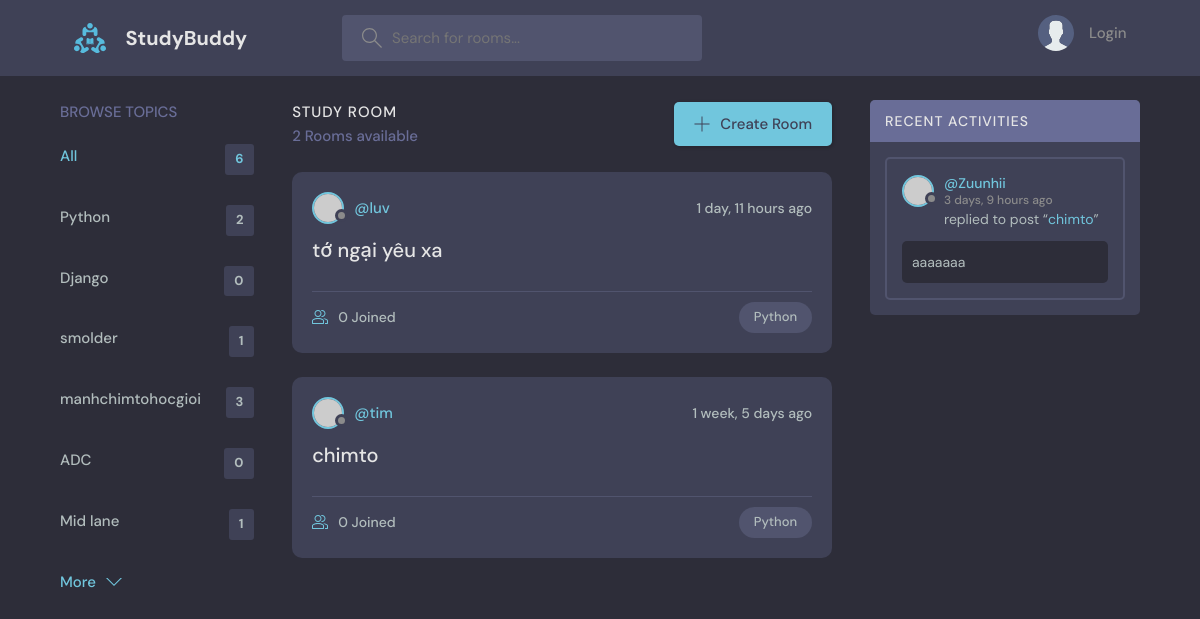
Page /?q=Python on the committed database.
### base/models.py (models this page shows, shortened)
class Topic(models.Model):
    name =models.CharField(max_length=200)

class Room(models.Model):
    host = models.ForeignKey(User, on_delete=models.SET_NULL,null=True)
    topic = models.ForeignKey(Topic, on_delete=models.SET_NULL,null=True)
    name = models.CharField(max_length=200)
    description = models.TextField(null=True,blank = True)
    participants = models.ManyToManyField(User, related_name='paticipants',blank=True)
    updated = models.DateTimeField(auto_now=True)
    created = models.DateTimeField(auto_now_add=True)
    class Meta:
        ordering = ['-updated','-created']
    def __str__(self):
        return self.name

class Message(models.Model):
    user = models.ForeignKey(User, on_delete=models.CASCADE)
    room = models.ForeignKey(Room, on_delete=models.CASCADE)
    body = models.TextField()
    updated = models.DateTimeField(auto_now=True)
    created = models.DateTimeField(auto_now_add=True)
    class Meta:
        ordering = ['-updated','-created']

### base/views.py (the view)
# urls.py: path('',views.home,name="home"),
def home(request):
    q = request.GET.get('q') if request.GET.get('q') != None else ''
    rooms = Room.objects.filter(Q(topic__name__icontains=q) |
                                Q(name__icontains=q) |
                                Q(description__icontains=q))
    topics = Topic.objects.all()
    room_count = rooms.count()
    room_messages = Message.objects.filter(Q(room__topic__name__icontains=q))
    context ={'rooms':rooms, 'room_count':room_count, 'room_messages' :  room_messages, 'topics': topics }
    return render(request,'base/Home.html',context)

### base/templates/base/home.html (shortened to what this page needs)
{% extends 'main.html' %}
{% block content %}
    <main class="layout layout--3">
      <div class="container">
         {% include 'base/topics_component.html' %}
        <div class="roomList">
          <div class="roomList__header">
            <div>
              <h2>Study Room</h2>
              <p>{{room_count}} Rooms available</p>
            </div>
            <a class="btn btn--main" href="{% url 'create-room' %}">
              <svg version="1.1" xmlns="http://www.w3.org/2000/svg" width="32" height="32" viewBox="0 0 32 32">
                <title>add</title>
                <path
                  d="M16.943 0.943h-1.885v14.115h-14.115v1.885h14.115v14.115h1.885v-14.115h14.115v-1.885h-14.115v-14.115z"
                ></path>
              </svg>
              Create Room
            </a>
          </div>
          {% include 'base/feed_component.html' %}
        </div>
        {% include 'base/activity_component.html' %}
      </div>
    </main>
{% endblock %}

### base/templates/base/topics_component.html
<div class="topics">
          <div class="topics__header">
            <h2>Browse Topics</h2>
          </div>
          <ul class="topics__list">
            <li>
              <a href="{% url 'home' %}" class="active">All <span>{{topics.count}}</span></a>
            </li>
              {%for topic in topics %}
            <li>
              <a href="{% url 'home' %}?q={{topic.name}}">{{topic.name}}<span>{{topic.room_set.all.count}}</span></a>
            </li>
              {% endfor %}
          </ul>
          <a class="btn btn--link" href="topics.html">
            More
            <svg version="1.1" xmlns="http://www.w3.org/2000/svg" width="32" height="32" viewBox="0 0 32 32">
              <title>chevron-down</title>
              <path d="M16 21l-13-13h-3l16 16 16-16h-3l-13 13z"></path>
            </svg>
          </a>
        </div>

### base/templates/base/feed_component.html (shortened to what this page needs)
{% for room in rooms %}
<div class="roomListRoom">
            <div class="roomListRoom__header">
              <a href="{% url 'user-profile' room.host.id %}" class="roomListRoom__author">
                <div class="avatar avatar--small">
                  <img src="https://randomuser.me/api/portraits/women/11.jpg" />
                </div>
                <span>@{{room.host.username}}</span>
              </a>
              <div class="roomListRoom__actions">
                <span>{{room.created|timesince}} ago</span>
              </div>
            </div>
            <div class="roomListRoom__content">
              <a href="{% url 'room' room.id %}">{{room.name}}</a>
            </div>
            <div class="roomListRoom__meta">
              <a href="{% url 'room' room.id %}" class="roomListRoom__joined">
                {{room.participants.all.count}} Joined
              </a>
              <p class="roomListRoom__topic">{{room.topic.name}}</p>
            </div>
          </div>
{% endfor %}

### base/templates/base/activity_component.html (shortened to what this page needs)
<div class="activities">
          <div class="activities__header">
            <h2>Recent Activities</h2>
          </div>
    {% for message in room_messages %}
          <div class="activities__box">
            <div class="activities__boxHeader roomListRoom__header">
              <a href="{% url 'user-profile' message.user.id %}" class="roomListRoom__author">
                <div class="avatar avatar--small">
                  <img src="https://randomuser.me/api/portraits/women/11.jpg" />
                </div>
                <p>
                  @{{message.user}}
                  <span>{{message.created|timesince}} ago</span>
                </p>
              </a>
            </div>
            <div class="activities__boxContent">
              <p>replied to post “<a href="{% url 'room' message.room.id %}">{{message.room}}</a>”</p>
              <div class="activities__boxRoomContent">
                {{message.body}}
              </div>
            </div>
          </div>
    {% endfor %}
        </div>

### rows in the picture
Topic: name "Python", room_set.all.count "2"
Topic: name "Django", room_set.all.count "0"
Topic: name "smolder", room_set.all.count "1"
Topic: name "manhchimtohocgioi", room_set.all.count "3"
Topic: name "ADC", room_set.all.count "0"
Topic: name "Mid lane", room_set.all.count "1"
Room: host.username "luv", created "1 day, 11 hours", name "tớ ngại yêu xa", participants.all.count "0", topic.name "Python"
Room: host.username "tim", created "1 week, 5 days", name "chimto", participants.all.count "0", topic.name "Python"
Message: user "Zuunhii", created "3 days, 9 hours", room "chimto", body "aaaaaaa"

### other values in the picture
{{ topics.count }} "6"
{{ room_count }} "2"
